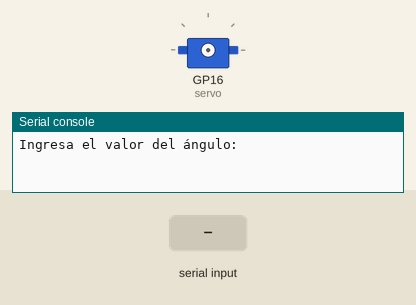
The program below on a simulated Raspberry Pi Pico running MicroPython. On the bench: servo, the last lines printed to the serial console. Inputs (shaded band) come from the test bench. Servo angles are drawn from the pulse width (0.5 ms = 0°, 2.5 ms = 180°).

Above: at 1.2 s.
1.3 s: "5" typed at the serial console, then Enter
2.8 s: "90" typed at the serial console, then Enter
At 4.1 s:
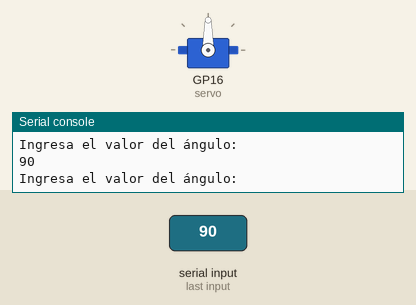
Timing chart, 0 to 5.8 s (numbered marks = the images above; inputs shaded):
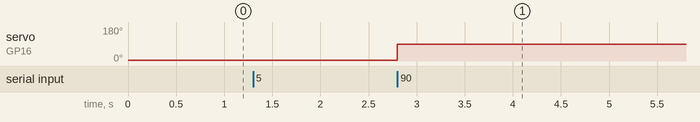

The program:

Codigo-ang.py
```python
from machine import Pin, PWM

# Configrar el pin PWM para el servo motor
servo = PWM(Pin(16, Pin.OUT), freq=50)

while(True):
    # Preguntar el ángulo a ingresar
    ang = int(input(("Ingresa el valor del ángulo: ")))

    # Verificar que el valor este entre 0 y 180

    if(ang >= 0 and ang <= 180):

        # Uso de la ecuación punto pendiente
        pos = (6553 / 180) * ang + 1638

        # Asignar el ciclo de trabajo al servo motor
        servo.duty_u16(int(pos))

    else:
        print("\n**** Ingresa un valor entre 0 y 180 ****\n")
```

Measured:
- after the input at 2.8 s, servo on GP16 (servo): 5° → 90° at once
